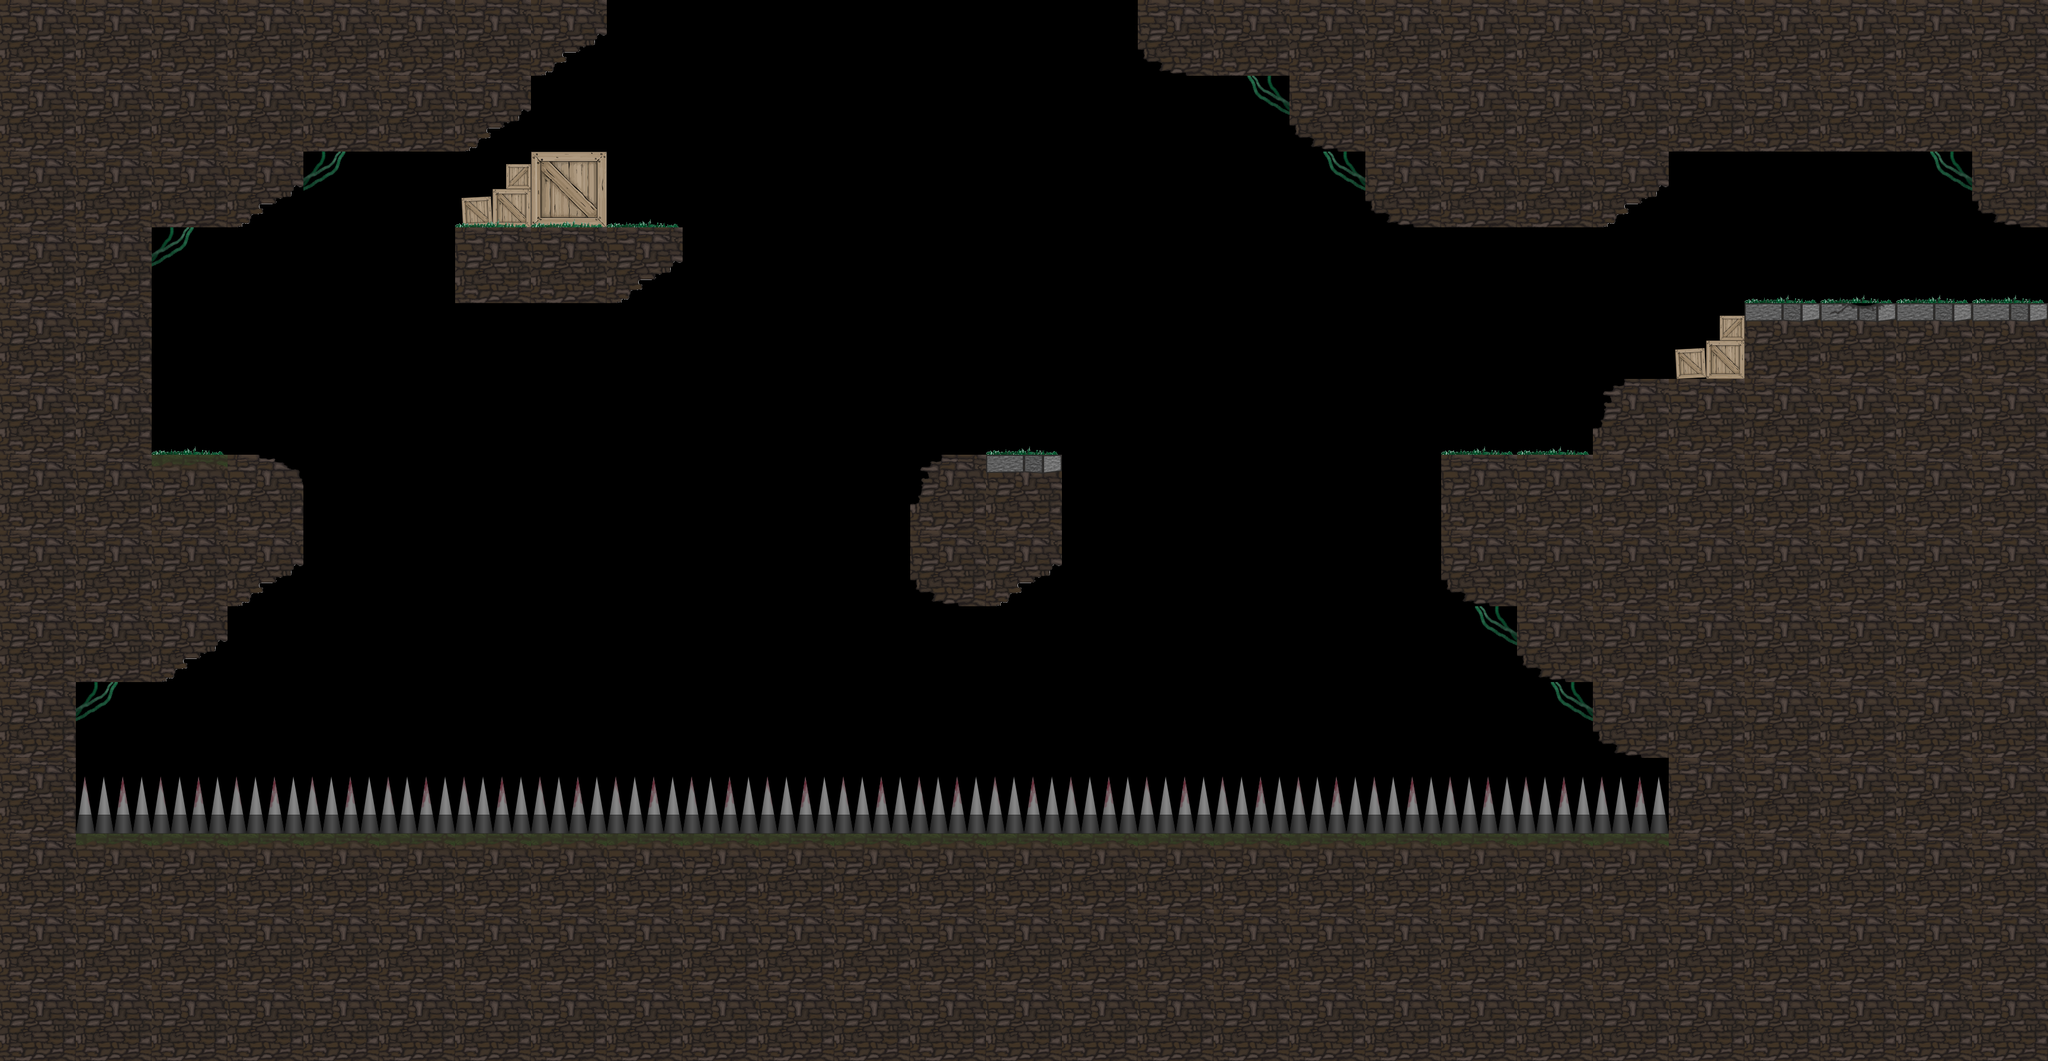

Below is a game level as drawn by its tile map, then a one-line description and the .tmx that defines it (tile-layer data replaced by summaries):
An orthogonal 27x14 tile map with 128x128 px tiles, 2 tile layers (Physics, Tiles) and 12 objects (4x Light, 2x Moveable, 2x StateBlock, Spawn, Deathtouch, ...).

<map version="1.0" orientation="orthogonal" renderorder="right-down" width="27" height="14" tilewidth="128" tileheight="128" nextobjectid="41">
 <properties>
  <property name="Ambient" value="audio/ambient1.mp3" />
  <property name="IntroText" value="You try to remember, but all that comes to light   are the faint memories of a long drop.              Thrown from the light onto the dark...           &quot;Am I atoning for my sins?&quot;" />
  <property name="background" value="textures/backgrounds/background.png" />
 </properties>
 <tileset firstgid="1" name="Tiles" tilewidth="128" tileheight="128" tilecount="14">
  <tile id="0">
   <image width="128" height="128" source="../textures/objects/crate.png" />
  </tile>
  <tile id="1">
   <image width="128" height="128" source="../textures/objects/stone.png" />
  </tile>
  <tile id="2">
   <image width="128" height="128" source="../textures/objects/spikes.png" />
  </tile>
  <tile id="3">
   <image width="128" height="128" source="../textures/objects/crate2.png" />
  </tile>
  <tile id="4">
   <image width="128" height="128" source="../textures/objects/stone3.png" />
  </tile>
  <tile id="5">
   <image width="128" height="128" source="../textures/objects/stone_grass.png" />
  </tile>
  <tile id="6">
   <image width="128" height="128" source="../textures/objects/stone_se.png" />
  </tile>
  <tile id="7">
   <image width="128" height="128" source="../textures/objects/stone_ne.png" />
  </tile>
  <tile id="8">
   <image width="128" height="128" source="../textures/objects/stone_nw.png" />
  </tile>
  <tile id="9">
   <image width="128" height="128" source="../textures/objects/stone_sw.png" />
  </tile>
  <tile id="10">
   <image width="128" height="128" source="../textures/objects/plants.png" />
  </tile>
  <tile id="11">
   <image width="128" height="128" source="../textures/objects/plants2.png" />
  </tile>
  <tile id="12">
   <image width="128" height="128" source="../textures/objects/stone3_broken.png" />
  </tile>
  <tile id="13">
   <image width="128" height="128" source="../textures/objects/grass.png" />
  </tile>
 </tileset>
 <layer name="Physics" width="27" height="14">
  <data>[378 cells, 86 non-empty, 11 distinct tile ids]</data>
 </layer>
 <layer name="Tiles" width="27" height="14">
  <data>[378 cells, 154 non-empty, 9 distinct tile ids]</data>
 </layer>
 <objectgroup name="GameObjects">
  <object id="1" name="Player" type="Spawn" x="3121.09" y="375.879" width="128" height="128" />
  <object id="15" name="Platform" type="Moveable" x="1920" y="768" width="384" height="128">
   <properties>
    <property name="Color" value="R" />
   </properties>
  </object>
  <object id="16" name="Death" type="Deathtouch" x="128" y="1357.58" width="2688" height="50.4242" />
  <object id="19" name="Light" type="Light" x="2492.61" y="241.939" width="128" height="128">
   <properties>
    <property name="Animation" value="textures/lights/light.anim" />
    <property name="D_B" value="1.5" />
    <property name="D_G" value="1.5" />
    <property name="D_R" value="1.5" />
    <property name="S_B" value="0.5" />
    <property name="S_G" value="0.5" />
    <property name="S_R" value="0.5" />
   </properties>
   <ellipse />
  </object>
  <object id="20" name="Light" type="Light" x="896" y="384" width="128" height="128">
   <properties>
    <property name="Animation" value="textures/lights/light.anim" />
    <property name="D_B" value="1.5" />
    <property name="D_G" value="1.5" />
    <property name="D_R" value="1.7" />
    <property name="S_B" value="1.0" />
    <property name="S_G" value="1.0" />
    <property name="S_R" value="1.0" />
   </properties>
   <ellipse />
  </object>
  <object id="21" name="Light" type="Light" x="1664" y="768" width="128" height="128">
   <properties>
    <property name="Animation" value="textures/lights/light.anim" />
    <property name="D_B" value="1.0" />
    <property name="D_G" value="1.0" />
    <property name="D_R" value="1.0" />
    <property name="S_B" value="0.5" />
    <property name="S_G" value="0.5" />
    <property name="S_R" value="0.5" />
   </properties>
   <ellipse />
  </object>
  <object id="22" name="Finish" type="Finish" x="256" y="640" width="128" height="128">
   <properties>
    <property name="NextLevel" value="levels/3.tmx" />
   </properties>
  </object>
  <object id="23" name="Text" type="Text" x="1408" y="512" width="512" height="128">
   <properties>
    <property name="B" value="0.1" />
    <property name="G" value="0.1" />
    <property name="R" value="0.35" />
    <property name="Scale" value="3.0" />
    <property name="Text" value="My head hurts" />
   </properties>
  </object>
  <object id="24" name="R" type="StateBlock" x="1280" y="768" width="128" height="128">
   <properties>
    <property name="Color" value="R" />
   </properties>
  </object>
  <object id="25" name="B" type="StateBlock" x="1024" y="768" width="128" height="128">
   <properties>
    <property name="Color" value="G" />
   </properties>
  </object>
  <object id="39" name="Platform" type="Moveable" x="512" y="768" width="384" height="128">
   <properties>
    <property name="Color" value="B" />
   </properties>
  </object>
  <object id="40" name="Light" type="Light" x="128" y="512" width="128" height="128">
   <properties>
    <property name="Animation" value="textures/lights/light.anim" />
    <property name="D_B" value="1.0" />
    <property name="D_G" value="1.0" />
    <property name="D_R" value="1.0" />
    <property name="S_B" value="0.5" />
    <property name="S_G" value="0.5" />
    <property name="S_R" value="0.5" />
   </properties>
   <ellipse />
  </object>
 </objectgroup>
</map>
